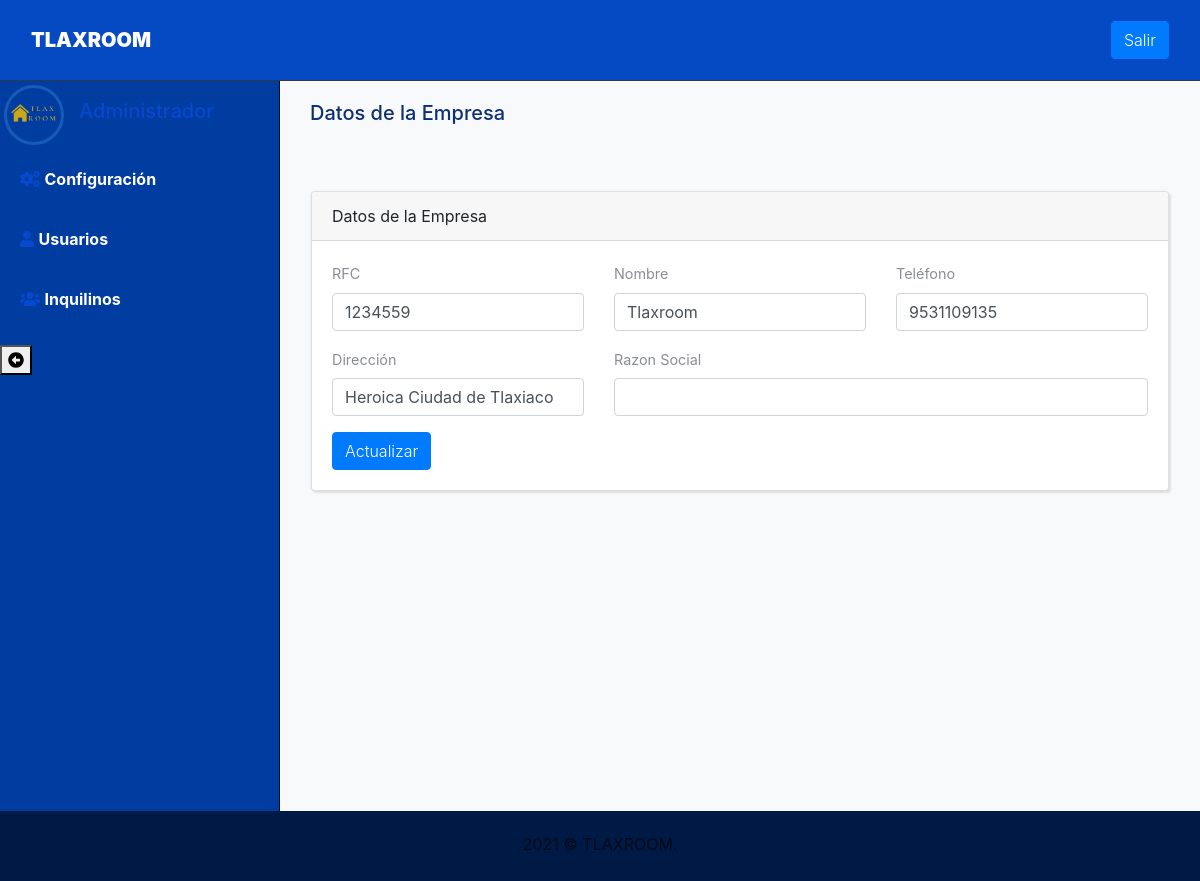
Screenshot of /Configuracion/Listar (signed in) with the database file from the repository.
### tables this page shows
CREATE TABLE `configuracion` (
  `id` int(11) NOT NULL,
  `rfc` varchar(20) NOT NULL,
  `nombre` varchar(200) NOT NULL,
  `telefono` varchar(20) NOT NULL,
  `direccion` text NOT NULL,
  `razon` varchar(200) NOT NULL
);

### Libraries/Core/Views.php (called while the page is built)
<?php
class Views{
    function getView($controller, $view, $data="", $alert="", $config = "", $cliente = "")
    {
        $controller = get_class($controller);
        if ($controller == "Home") {
            $view = "Views/".$view.".php";
        }else{
            $view = "Views/" . $controller . "/" . $view . ".php";
        }
        require_once($view);
    }
}
?>

### Controller/Configuracion.php (called while the page is built, shortened)
<?php
    class Configuracion extends Controllers{
        public function Listar()
        {
            $data = $this->model->selectConfiguracion();
            $this->views->getView($this, "Listar", $data, "");
        }
}

### index.php (called while the page is built, shortened)
<?php
require_once("Helpers/Helpers.php");
require_once("Libraries/Core/Load.php");
?>

### Helpers/Helpers.php (called while the page is built, shortened)
<?php
function URL_BASE()
{
    return URL;
}
?>

### Libraries/Core/Mysql.php (called while the page is built, shortened)
<?php
class Mysql extends Conexion{
    private $conexion;
    function __construct()
    {
        $this->conexion = new Conexion();
        $this->conexion = $this->conexion->conect();
    }
    public function select(string $query){
        $this->strquery = $query;
        $result = $this->conexion->prepare($this->strquery);
        $result->execute();
        $data = $result->fetch(PDO::FETCH_ASSOC);
        return $data;
    }
}
?>

### Libraries/Core/Conexion.php (called while the page is built)
<?php
class Conexion{
    private $conect;
    public function __construct()
    {
      $conexion = "mysql:host=".HOST.";dbname=".BD.";.CHARSET.";
      try {
          $this->conect = new PDO($conexion, DB_USER, PASS);
          $this->conect->setAttribute(PDO::ATTR_ERRMODE, PDO::ERRMODE_EXCEPTION);
      } catch (PDOException $e) {
          $this->conect = "Error en la conexion";
          echo "Error: " . $e->getMessage();
      }
    }
    public function conect()
    {
        return $this->conect;
    }
}
?>

### Models/ConfiguracionModel.php (called while the page is built, shortened)
<?php
class ConfiguracionModel extends Mysql{
    public function selectConfiguracion()
    {
        $sql = "SELECT * FROM configuracion";
        $res = $this->select($sql);
        return $res;
    }
}
?>

### Views/Configuracion/Listar.php (the view, shortened to what this page needs)
<div class="page-content bg-light">
    <div class="page-header bg-light">
        <div class="container-fluid">
            <h2 class="h5 no-margin-bottom">Datos de la Empresa</h2>
        </div>
    </div>
    <section>
        <div class="container-fluid">
            <div class="row">
                <div class="col-lg-12">
                    <div class="card mt-3">
                        <div class="card-header">
                            Datos de la Empresa
                        </div>
                        <div class="card-body">
                            <form action="<?php echo URL_BASE(); ?>/Configuracion/actualizar" method="post">
                                <div class="row">
                                    <div class="col-lg-4">
                                        <div class="form-group">
                                            <label for="rfc">RFC</label>
                                            <input id="rfc" class="form-control" type="text" name="rfc" value="<?php echo $data['rfc']; ?>">
                                        </div>
                                    </div>
                                    <div class="col-lg-4">
                                        <div class="form-group">
                                            <label for="nombre">Nombre</label>
                                            <input id="nombre" class="form-control" type="text" name="nombre" value="<?php echo $data['nombre']; ?>">
                                        </div>
                                    </div>
                                    <div class="col-lg-4">
                                        <div class="form-group">
                                            <label for="telefono">Teléfono</label>
                                            <input id="telefono" class="form-control" type="text" name="telefono" value="<?php echo $data['telefono']; ?>">
                                        </div>
                                    </div>
                                    <div class="col-lg-4">
                                        <div class="form-group">
                                            <label for="direccion">Dirección</label>
                                            <input id="direccion" class="form-control" type="text" name="direccion" value="<?php echo $data['direccion']; ?>">
                                        </div>
                                    </div>
                                    <div class="col-lg-8">
                                        <div class="form-group">
                                            <label for="razon">Razon Social</label>
                                            <input id="razon" class="form-control" type="text" name="razon" value="<?php echo $data['razon']; ?>">
                                        </div>
                                    </div>
                                </div>
                                <button class="btn btn-primary" type="submit">Actualizar</button>
                            </form>
                        </div>
                    </div>
                </div>
            </div>
        </div>
    </section>
</div>

### Assets/css/style.default.css (style rules this page uses)
body { position: relative; }
section { padding: 0 1rem; }
button { cursor: pointer; }
input { outline: none; }
.no-margin-bottom { margin-bottom: 0 !important; }
.card { margin-bottom: 30px; -webkit-box-shadow: 2px 2px 2px rgba(0, 0, 0, 0.1), -1px 0 2px rgba(0, 0, 0, 0.05); box-shadow: 2px 2px 2px rgba(0, 0, 0, 0.1), -1px 0 2px rgba(0, 0, 0, 0.05); }
.page-content { position: relative; background: #22252a; min-height: 100vh; width: calc(100% - 280px); padding: 0; padding-bottom: 70px; }
.page-header { padding: 20px 15px; background: #004dd3 !important; color: #0d2f74 !important; margin-bottom: 30px; }
.form-control { height: calc(2.4rem + 2px); border: 1px solid #444951; background: transparent; border-radius: 0; color: #979a9f; padding: 0.45rem 0.75rem; }
button, input[type='submit'] { cursor: pointer; font-family: inherit; font-weight: 300 !important; }
form label { font-size: .9rem; color: #8a8d93; }
.btn { font-weight: 400; border: 1px solid transparent; padding: 0.45rem 0.75rem; font-size: 1rem; line-height: 1.5; border-radius: 0.25rem; -webkit-transition: color 0.15s ease-in-out, background-color 0.15s ease-in-out, border-color 0.15s ease-in-out, -webkit-box-shadow 0.15s ease-in-out; transition: color 0.15s ease-in-out, background-color 0.15s ease-in-out, border-color 0.15s ease-in-out, -webkit-box-shadow 0.15s ease-in-out; transition: color 0.15s ease-in-out, background-color 0.15s ease-in-out, border-color 0.15s ease-in-out, box-shadow 0.15s ease-in-out; transition: color 0.15s ease-in-out, background-color 0.15s ease-in-out, border-color 0.15s ease-in-out, box-shadow 0.15s ease-in-out, -webkit-box-shadow 0.15s ease-in-out; }
.btn-primary { color: color-yiq(#DB6574); background-color: #DB6574; border-color: #DB6574; }
body { font-family: "Muli", sans-serif; font-size: 1rem; font-weight: 400; line-height: 1.5; color: #8a8d93; background-color: #fff; }
h1, h2, h3, h4, h5, h6, .h1, .h2, .h3, .h4, .h5, .h6 { margin-bottom: 0.5rem; font-family: inherit; font-weight: 700; line-height: 1.2; color: inherit; }
h2, .h2 { font-size: 1.7rem; }
h5, .h5 { font-size: 1.1rem; }
.bg-light { background-color: #e9ecef !important; }
.card { background-color: #2d3035; border: 1px solid #34373d; border-radius: 0; }
.card-body { padding: 1.25rem; }
.card-header { padding: 0.75rem 1.25rem; background-color: rgba(0, 0, 0, 0.03); border-bottom: 1px solid #34373d; }
.card-header:first-child { border-radius: 0 0 0 0; }

### rows the page displays
configuracion: rfc "1234559", nombre "Tlaxroom", telefono "9531109135", direccion "Heroica Ciudad de Tlaxiaco"
